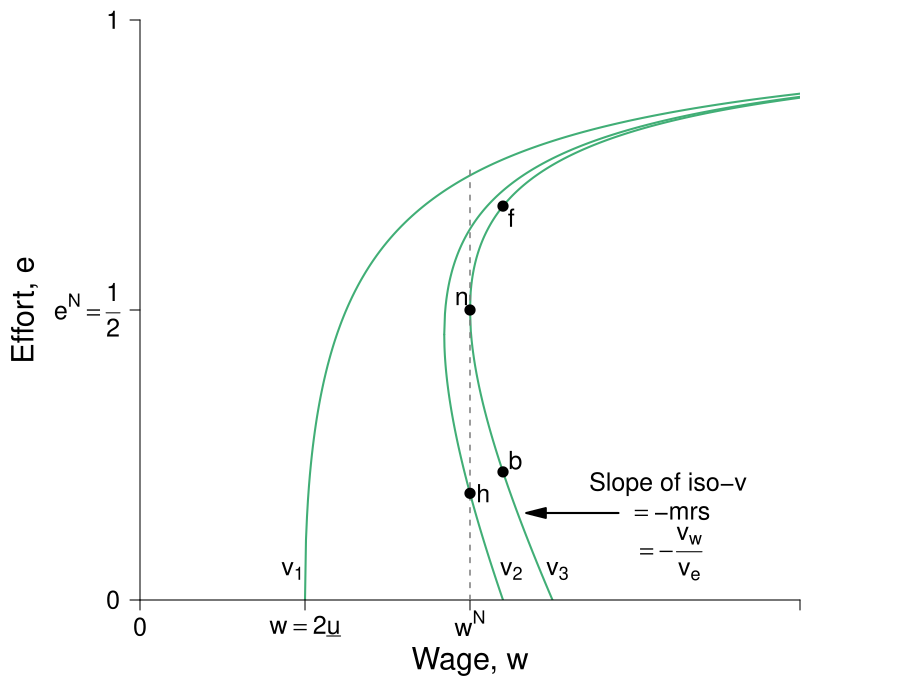

The script that saved this image:
require(shape)
pdf(file = "employment/employment_brf_pc_leftpanel.pdf", width = 9, height = 7)

#Set parameters for graphics
axislabelsize <- 1.8
labelsize <- 1.5
namesize <- 1.8
annotatesize <- 1.5
graphlinewidth <- 2
segmentlinewidth <- 1.5

COL <- c("#7fc97f", "#beaed4", "#fdc086", "#ffff99", "#386cb0", "#f0027f", "#bf5b17", "#666666")
COLA <- c("#e0f3db", "#99d8c9","#66c2a4","#41ae76", "#238b45", "#005824")
COLB <- c("#c6dbef", "#4eb3d3", "#2b8cbe", "#0868ac","#084081")
COLC <- c("#fcfbfd", "#efedf5", "#dadaeb", "#bcbddc", "#9e9ac8", "#807dba", "#6a51a3", "#54278f", "#3f007d")
grays <- gray.colors(25, start = 1, end = 0)

#The equation is below when v = 0. See Wolfram Alpha output. 
isov <- function(w, delta = 5) {
}

isovhigh1 <- function(w, delta = 5, v = 5){
  (sqrt(w^2 - 4 * delta * v) - w + 2*v)/( 2 * v )
}

isovlow1 <- function(w, delta = 5, v = 5){
  (-sqrt(w^2 - 4 * delta * v) - w + 2*v)/( 2 * v )
}

isovhigh2 <- function(w, delta = 5, v = 15){
  (sqrt(w^2 - 4 * delta * v) - w + 2*v)/( 2 * v )
}

isovlow2 <- function(w, delta = 5, v = 15){
  (-sqrt(w^2 - 4 * delta * v) - w + 2*v)/( 2 * v )
}

isovhigh3 <- function(w, delta = 5, v = 20){
  (sqrt(w^2 - 4 * delta * v) - w + 2*v)/( 2 * v )
}

isovlow3 <- function(w, delta = 5, v = 20){
  (-sqrt(w^2 - 4 * delta * v) - w + 2*v)/( 2 * v )
}

brfFn <- function(w, delta = 5) {
  1 - (2*delta) /w
}

#This is evaluated for p = 12; q = 12/(8*sqrt(12^2 - 4*delta1*v1)) - 1/8 for the slope
#At p = 12; q = (-sqrt(12^2 - 4*v1*delta1) - 12 + 2*v1)/(2*v1) = 0.799
tangencyLine <- function(w){
  (w*(0.05))
}



COL <- c("#f7fcf5", "#e5f5e0", "#c7e9c0", "#a1d99b", "#74c476", "#41ab5d", "#238b45", "#005a32")
grays <- gray.colors(25, start = 1, end = 0)
par(mar =  c(5, 7, 1, 5))
xlims <- c(0, 40)
ylims <- c(0, 1)

plot(0, 0, xlim = xlims, ylim = ylims, type = "n",
     xlab = expression(paste("Wage, ", w)),
     ylab = expression(paste("")),
     xaxt = "n", 
     yaxt = "n", 
     cex.lab = axislabelsize, 
     lwd = 3,
     bty = "n", 
     xaxs="i", 
     yaxs="i")


npts <- 500 
npts2 <- 501
#Specify the sequences of points for graphing. 
xx0 <- seq(5, xlims[2], length.out = npts)
xx1 <- seq(10, xlims[2], length.out = npts)
xx2 <- seq(5, 15, length.out = npts)
xx3 <- seq(10, xlims[2], length.out = npts2)
xx4 <- seq(xlims[1], 10, length.out = npts2)
#For below, I solved sqrt(p^2 - 200) - p + 200/p = 0, getting p = 10*sqrt(2) = 14.14214
xx5 <- seq( 18.43909, xlims[2], length.out = npts2)
xx6 <- seq( 18.43909, 25, length.out = npts2)
xx7 <- seq(20, xlims[2], length.out = npts2)
xx8 <- seq(xlims[1], 25, length.out = npts2)

text(-7,0.5*ylims[2], expression(paste("Effort, ", e)), xpd = TRUE, cex = axislabelsize, srt = 90) 


#Draw the lines for the graphs
#lines(xx0, isov(xx0, delta = 5), col = COL[3], lwd = graphlinewidth)
#lines(xx1, brfFn(xx1), col = "#beaed4", lwd = graphlinewidth)
#lines(xx2, tangencyLine(xx2), col = "darkgrey", lwd = 3, lty = 2)
lines(xx3, isovhigh1(xx3, v = 5, delta = 5), col = COLA[4], lwd = graphlinewidth)
lines(xx4, isovlow1(xx4, v = 5, delta = 5), col = COLA[4], lwd = graphlinewidth)
lines(xx5, isovhigh2(xx5, v = 17, delta = 5), col = COLA[4], lwd = graphlinewidth)
lines(xx6, isovlow2(xx6, v = 17, delta = 5), col = COLA[4], lwd = graphlinewidth)
lines(xx7, isovhigh3(xx7, v = 20, delta = 5), col = COLA[4], lwd = graphlinewidth)
lines(xx8, isovlow3(xx8, v = 20, delta = 5), col = COLA[4], lwd = graphlinewidth)

#Customize ticks and labels for the plot
ticksy <- c(0, NA, 0.5, 1)
#ylabels <- c(0, expression(paste(frac(1,2))), 1)
ylabels <- c(0, NA, expression(paste(e^N == frac(1,2))), 1)
ticksx <- c(0, 10, NA, 20, 40)
xlabels <- c(0, expression(paste(w == 2, underline(u))), NA, expression(paste(w^N)) , NA)
#ticksx <- c(0, 10, 18.4, 20, 40)
#xlabels <- c(0, expression(paste(w == 2, underline(u))), expression(paste(w^g)), expression(paste(w^N)) , NA)
axis(1, at = ticksx, pos = 0, labels = xlabels, cex.axis = labelsize)
axis(2, at = ticksy, pos = 0, labels = ylabels, las = 1,cex.axis = labelsize)

#Annotation of the three graphs and the NE
text(9.25, 0.05, expression(paste(v[1])),cex = labelsize, xpd = TRUE)
text(22.5, 0.05, expression(paste(v[2])),cex = labelsize, xpd = TRUE)
text(25.3, 0.05, expression(paste(v[3])),cex = labelsize, xpd = TRUE)
#text(37.5, 0.66, expression(paste("Employee's ICC, or")),cex = labelsize,xpd = TRUE)
#text(37.5, 0.61, expression(paste("Best-response function")),cex = labelsize,xpd = TRUE)
#text(37.5, 0.56, expression(paste(e(w))),cex = labelsize,xpd = TRUE)

#Lines for the coordinates of the Nash equilbrium
#segments(5, 0, 5, 1, lty = 2, col = "darkgray", lwd = 3)
#segments(10, 0, 10, 0.2, lty = 2, col = grays[20], lwd = segmentlinewidth)
segments(20, 0, 20, 0.75, lty = 2, col = grays[20], lwd = segmentlinewidth)
#segments(0, 0.5, 20, 0.5, lty = 2, col = grays[20], lwd = segmentlinewidth)
#segments(14.14214, 0.15, 14.14214, 0.45, lty = 2, col = "darkgray", lwd = 3)
text(19.5, 0.52, expression(n), cex = labelsize)
#text(27, 0.48, expression(paste("Incomplete contract")), cex = labelsize)
#text(27, 0.43, expression(paste("Nash equilibrium")), cex = labelsize)


#Arrows and slope of iso-v label
Arrows(29, 0.15, 24, 0.15,  col = "black", lty = 1, lwd = 2, arr.type = "triangle")
text(32, 0.2, expression(paste("Slope of iso-v")), cex = labelsize)
text(32.3, 0.15, expression(paste(phantom() == "-mrs ")), cex = labelsize)
text(32, 0.08, expression(paste(phantom() == -frac(v[w], v[e]))),cex = labelsize)



#Add a point for the NE
points(20, 0.5, pch = 16, col = "black", cex = 1.5)


#segments(18.4, 0, 18.4, 0.75, lty = 2, col = grays[20], lwd = segmentlinewidth)
#segments(0, brfFn(w = 18.4), 18.4, brfFn(w = 18.4), lty = 2, col = grays[20], lwd = segmentlinewidth)
#points(18.4, brfFn(w = 18.4), pch = 16, col = "black", cex = 1.5)
#text(17.5, brfFn(18.4) + 0.02, expression(g), cex = labelsize)



#Add a point for h
#Figure out q for p = 14.14214: q = 1 - 2delta/p = 1 - (2*5)/14.14214 =  0.2928934
points(20, 0.1839422, pch = 16, col = "black", cex = 1.5)
text(20.8, 0.1839422, expression(h), cex = labelsize)

points(22, isovhigh3(22, v = 20, delta = 5), pch = 16, col = "black", cex = 1.5)
text(22 + 0.5, isovhigh3(22, v = 20, delta = 5) - 0.02, expression(f),cex = labelsize)
points(22, isovlow3(22, v = 20, delta = 5), pch = 16, col = "black", cex = 1.5)
text(22 + 0.75, isovlow3(22, v = 20, delta = 5) + 0.02, expression(b),cex = labelsize)


dev.off()
